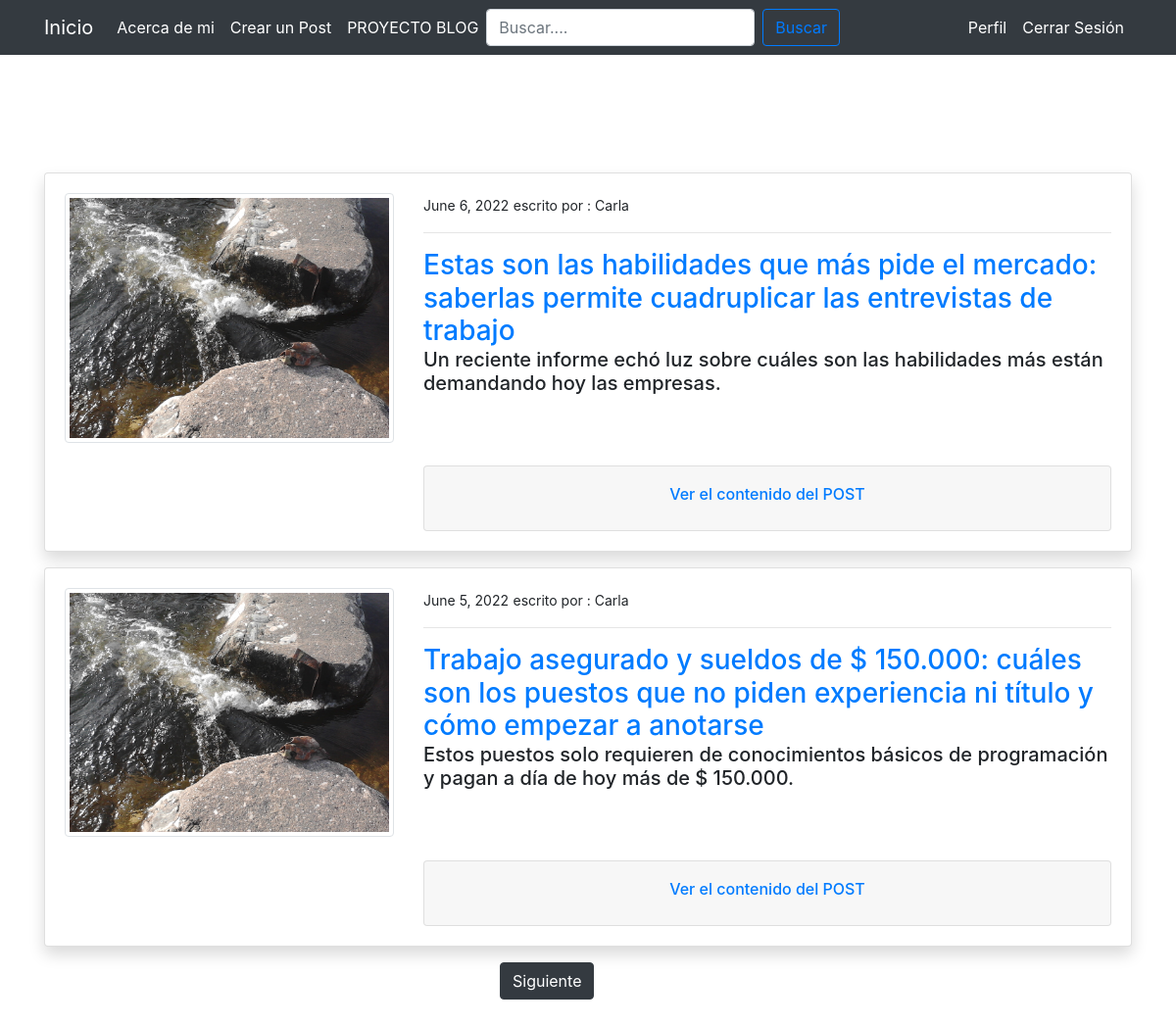
The app's page / (signed in), older data.
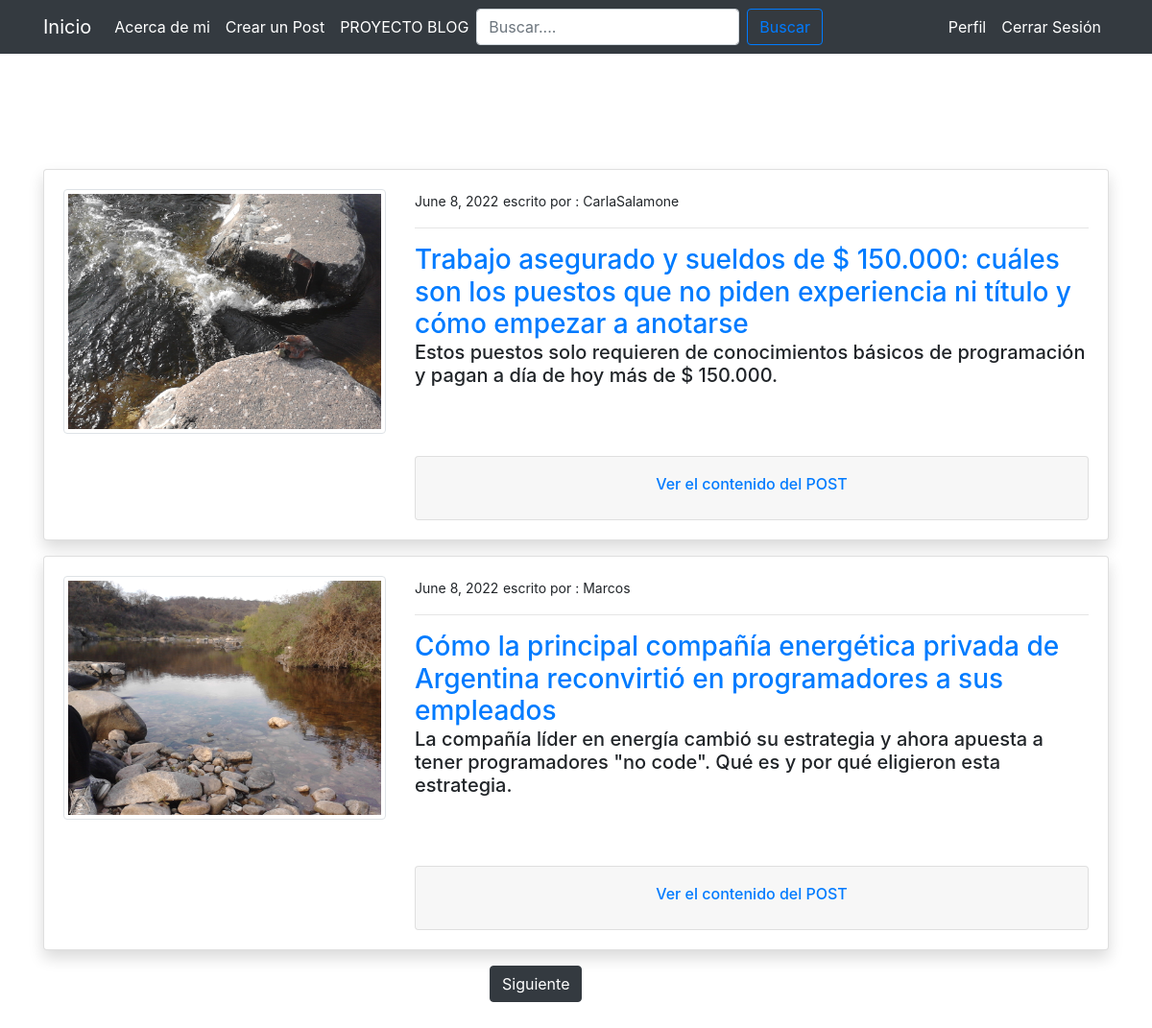
The same page, newer data.
### blog/models.py (models this page shows, shortened)
class Post (models.Model):
    id= models.AutoField(primary_key=True)
    estado=models.BooleanField('Estado', default=True)
    fecha_creacion=models.DateField('Fecha de Creación', auto_now=False, auto_now_add=True)
    titulo=models.CharField('Titulo', max_length=150, unique=True)
    subtitulo=models.CharField('Subtitulo',  unique= True,  max_length=250)
    autor= models.ForeignKey(User, on_delete=models.CASCADE)
    contenido= RichTextField()
    imagen = models.URLField( blank=False, null=False)
    class Meta:
        verbose_name='Post'
        verbose_name_plural= 'Posts'
        ordering = ('-fecha_creacion',)

### usuarios/models.py (models this page shows, shortened)
class Perfil(models.Model):
    user= models.OneToOneField(User, on_delete=models.CASCADE)
    imagen= models.ImageField(default='default.png', upload_to='perfil', validators=[FileExtensionValidator(['png', 'jpg'])])

### blog/views.py (the view)
# urls.py: path('', views.index, name='blog-index'),
@login_required
def index(request):
    posts=Post.objects.all()
    queryset= request.GET.get("buscar")
    posts= Post.objects.filter(estado= True)
    paginator = Paginator(posts,2)
    page= request.GET.get('page')
    posts= paginator.get_page(page)
    if request.method == 'POST':
        form = PostForm(request.POST)
        if form.is_valid():
            instance=form.save(commit=False)
            instance.autor= request.user
            instance.save()
            return redirect('blog-index')
    else:
        form = PostForm
    form=PostForm()
    if queryset:
        posts= Post.objects.filter(
           Q(titulo__icontains=queryset) |
           Q(subtitulo__icontains=queryset)
        ).distinct()
    contexto={
        'posts': posts,
    }
    return render(request, 'blog/index.html', contexto)

### templates/blog/index.html (shortened to what this page needs)
{% extends 'base/base.html' %}
{% block contenido %}
<div class="container ">
 <br>
 <br>
 <br>
 <br>
    <div class="row mt-5 pt-3 ">
       <div class="col-md-12 ">
           {% if posts %}
           {% for post in posts %}
        <div class="card shadow my-3 ">
            <div class="card-body">
                <div class="row ">
                    <div class="col-md-4 ">
                        <img  class="img-thumbnail" src="{{post.autor.perfil.imagen.url}}" alt="img">
                    </div>
                    <div class="col-md-8">
                        <small> {{post.fecha_creacion}}</small>
                        <small> escrito por : {{post.autor}}</small>
                        <hr>
                        <a  class="h3" href="{% url 'detalle_post' post.id %}">{{post.titulo}} </a>
                        <h5> {{post.subtitulo}}</h5>
                        <br>
                        <br>
                        <p class=" text-justify my-3">
                            <div class="accordion" id="accordionExample">
                                <div class="card">
                                  <div class="card-header" id="headingThree">
                                    <h2 class="mb-0">
                                      <button class="btn btn-link btn-block text-left collapsed" type="button" data-toggle="collapse" data-target="#collapseThree" aria-expanded="false" aria-controls="collapseThree">
                                        <h6 class="text-center">Ver el contenido del POST</h6>
                                      </button>
                                    </h2>
                                  </div>
                                        {{post.contenido |safe}}</p>
                                    </div>
                                  </div>
                                </div>
                              </div>
                    </div>
                </div>
            </div>
         {% endfor %}
         {% else %}
         <div class="registro alert alert-danger">
            <h1 > No existen post Registrados </h1>
         </div>
         {% endif %}
    <div class="row pagina">
        <div class="col-md-6 col-sm-6 col-lg-6 clo-xs-6 float-left ">
        </div>
        </div>
          <div class="col-md-6 col-sm-6 col-lg-6 clo-xs-6 float-right">
           {% if posts.has_next %}
           <div class="clearfix">
             <a href="?page={{ posts.next_page_number}} {% if request.GET.search %} &q={{request.GET.search}} {% endif %}" class="btn btn-dark  "> Siguiente </a>
           </div>
           {% endif%}
          </div>
<br>
<br>
{% endblock  %}

### templates/base/base.html (shortened to what this page needs)
{% load static %}
<!doctype html>
<html lang="en">
  <head>
    <link rel="stylesheet" href="https://cdn.jsdelivr.net/npm/bootstrap@4.6.1/dist/css/bootstrap.min.css">
     <link rel="stylesheet" href="{% static '/estilo.css' %}">
  </head>
  <body>
      {%  include 'base/nav.html' %}
    {% block contenido %}
    {% endblock %}
  </body>
</html>

### templates/base/nav.html (shortened to what this page needs)
<nav class="navbar navbar-expand-lg navbar-dark bg-dark fixed-top">
    <div class="container">
        <a class="navbar-brand" href="{% url 'blog-index' %}">Inicio </a>
        <ul class="navbar-nav ml-auto">
            <li class="nav-item active">
                <a class="nav-link" href="{% url 'blog-about' %}"> Acerca de mi  </a>
            </li>
            <li class="nav-item active">
                <a class="nav-link" href="{% url 'crear_post' %}"> Crear un Post </a>
            </li>
            <li class="nav-item active">
                <a class="nav-link" href="{% url 'blog-index' %}"> PROYECTO BLOG </a>
            </li>
            {% block barra_busqueda %}
            <form class="form-inline my-2 my-lg-0">
                <input class="form-control mr-sm-2" type="search" placeholder="Buscar...." name="buscar" aria-label="Search" value = "{{ request.GET.buscar }}">
                <button class="btn btn-outline-primary my-2 my-sm-0" type="submit">Buscar</button>
              </form>
            {% endblock barra_busqueda %}
        </ul>
        {% if request.user.is_authenticated %}
        <div class="collapse navbar-collapse" id="navbarSupportedContent">
            <ul class="navbar-nav ml-auto">
                <li class="nav-item active">
                    <a class="nav-link text-white" href="{% url 'perfil' %}">Perfil <span class="sr-only">(current)</span></a>
                </li>
                <li class="nav-item">
                    <a class="nav-link text-white" href="{% url 'usuarios-logout' %}">Cerrar Sesión</a>
                </li>
            </ul>
            {% endif %}
         </div>
    </div>
  </nav>

### static/estilo.css (style rules this page uses)
.pagina { margin-left: 450px; }
.nav-item { justify-content: space-around; }
.nav-link { justify-self: normal; }

Row changes from the older to the newer data that the page shows:
removed Post: autor.perfil.imagen (picture), fecha_creacion "June 6, 2022", autor "Carla", titulo "Estas son las habilidades que más pide el mercado: saberlas permite cuadruplicar las entrevistas de trabajo", subtitulo "Un reciente informe echó luz sobre cuáles son las habilidades más están demandando hoy las empresas."
removed Post: autor.perfil.imagen (picture), fecha_creacion "June 5, 2022", autor "Carla", titulo "Trabajo asegurado y sueldos de $ 150.000: cuáles son los puestos que no piden experiencia ni título y cómo empezar a anotarse", subtitulo "Estos puestos solo requieren de conocimientos básicos de programación y pagan a día de hoy más de $ 150.000."
added Post: autor.perfil.imagen (picture), fecha_creacion "June 8, 2022", autor "CarlaSalamone", titulo "Trabajo asegurado y sueldos de $ 150.000: cuáles son los puestos que no piden experiencia ni título y cómo empezar a anotarse", subtitulo "Estos puestos solo requieren de conocimientos básicos de programación y pagan a día de hoy más de $ 150.000."
added Post: autor.perfil.imagen (picture), fecha_creacion "June 8, 2022", autor "Marcos", titulo "Cómo la principal compañía energética privada de Argentina reconvirtió en programadores a sus empleados", subtitulo "La compañía líder en energía cambió su estrategia y ahora apuesta a tener programadores \"no code\". Qué es y por qué eligieron esta estrategia."
